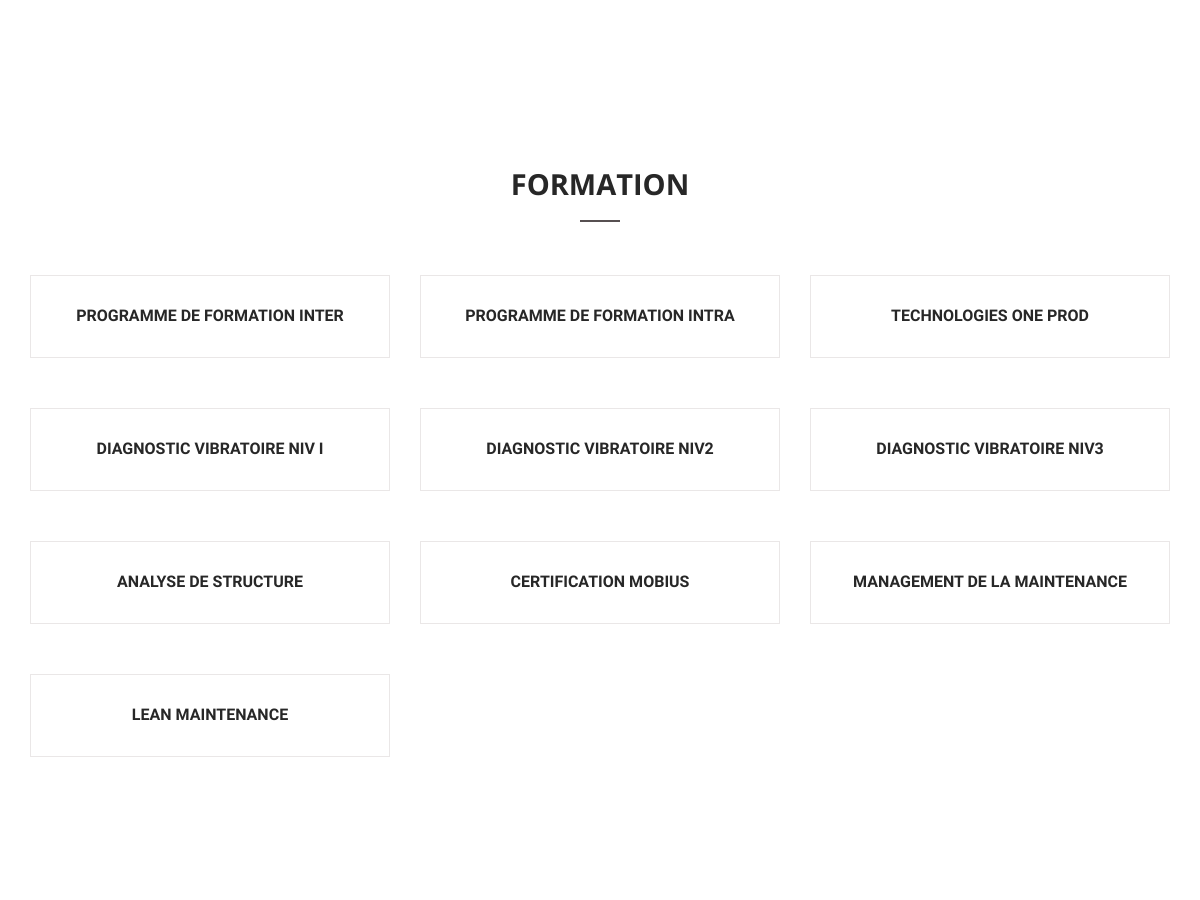
/ (middle part), run on an earlier commit of the app's database.
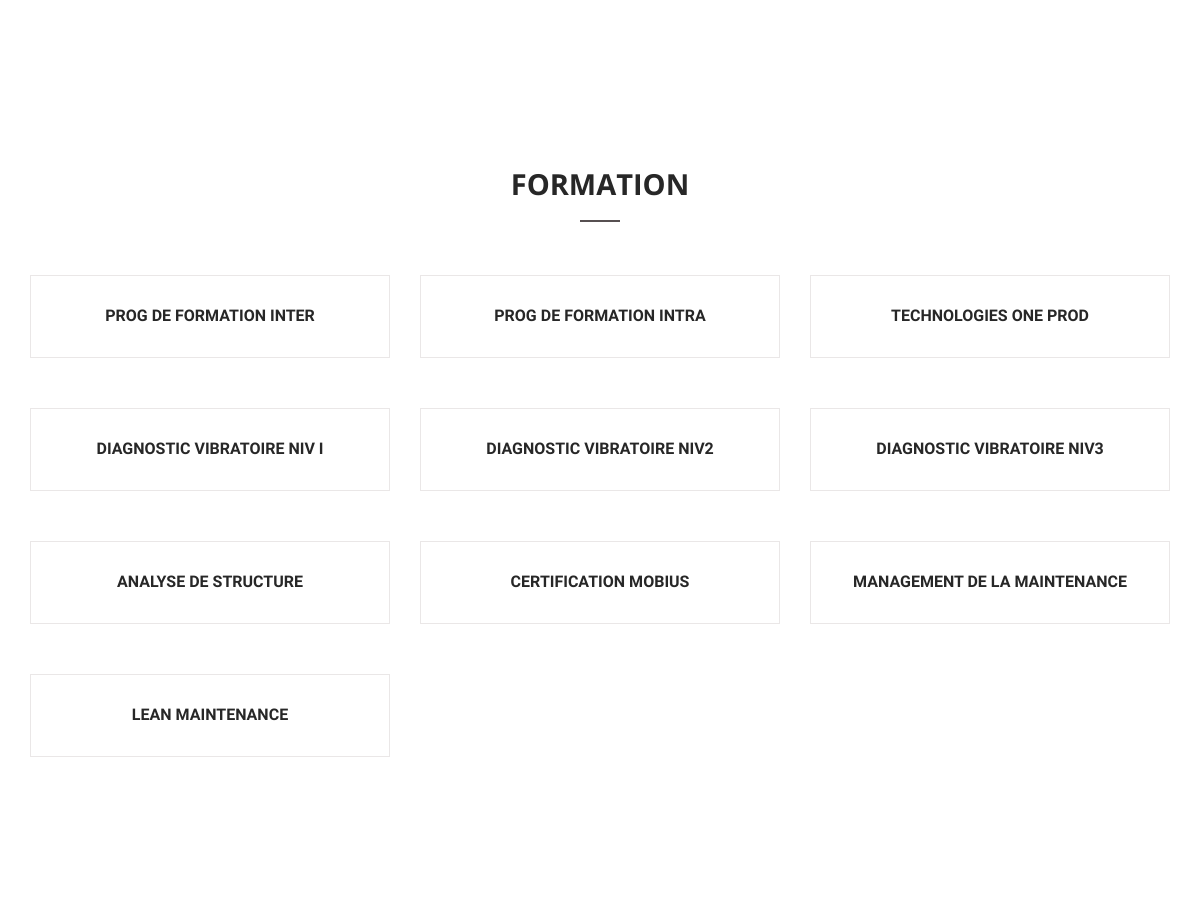
And on a later commit of the database.
### common/models.py (models this page shows, shortened)
class Formation(models.Model):
    titre = models.CharField(max_length=200)
    contenu = models.TextField(max_length=1000, blank=True)
    necessity = models.CharField(max_length=1000, blank=True)

### common/views.py (the view)
# urls.py: path('', detail, name='home'),
def detail(request):
    produits = Produit.objects.all()
    formations = Formation.objects.all()
    consultings = Consulting.objects.all()
    prestations = Prestation.objects.all()
    filters = Filters.objects.all()
    context = {'produits': produits, 'formations': formations, 'consultings': consultings, 'prestations': prestations, 'filters':filters}
    return render(request, 'index.html', context=context)

### templates/index.html (shortened to what this page needs)
{% load static %}
{% load crispy_forms_tags %}
<!doctype html>
<html lang="en-gb" class="no-js">
    <head>
        <link href="{% static 'css/bootstrap.min.css' %}" rel="stylesheet">
        <link href="{% static 'css/font-awesome.css' %}" rel="stylesheet">
        <link href="{% static 'js/owl-carousel/owl.carousel.css' %}" rel="stylesheet">
        <link href="{% static 'js/owl-carousel/owl.theme.css' %}" rel="stylesheet">
        <link href="{% static 'js/owl-carousel/owl.transitions.css' %}" rel="stylesheet">
        <link href="{% static 'css/magnific-popup.css' %}" rel="stylesheet">
        <link rel="stylesheet" type="text/css" href="{% static 'css/animate.css' %}" />
        <link rel="stylesheet" href="{% static 'css/etlinefont.css' %}">
        <link href="{% static 'css/style.css' %}" type="text/css"  rel="stylesheet"/>
    </head>
    <body  data-spy="scroll" data-target="#main-menu">
        <section id="prestation" class="section">
        </section>
        <section id="formation" class="section">
            <div class="container">
                <div class="row">
                    <div class="title-box text-center">
                        <h2 class="title">Formation</h2>
                    </div>
                    {% for formation in formations %}
                        <div id="{{formation.titre}}" class="col-md-4">
                           <div class="services-box">
                               <h4>{{formation.titre}}</h4>
                           </div>
                        </div>
                    {% endfor %}
                </div>
            </div>
        </section>
        <section id="consulting" class="section">
        </section>
    </body>
</html>

What changed in the data, as far as the page shows it:
changed Formation: titre "PROGRAMME DE FORMATION INTER" → "PROG DE FORMATION INTER"
changed Formation: titre "PROGRAMME DE FORMATION INTRA" → "PROG DE FORMATION INTRA"
